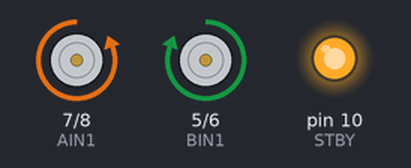
The sketch below on a simulated Arduino Uno, built with avr-gcc and run on an emulated ATmega328P. On the bench: motor-driver pin pairs drawn as motors (green arrow = first pin HIGH = forward, orange = second pin HIGH = backward, longer = more drive, scaled by the enable pin, stopped while the standby pin is LOW), output pins drawn as LEDs (lit = HIGH).

Above: at 1.2 s.
At 4.7 s:
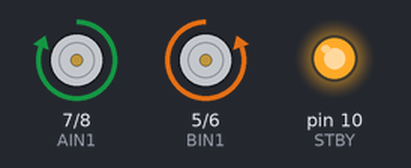
At 8.5 s:
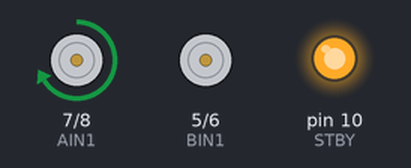
At 12.5 s:
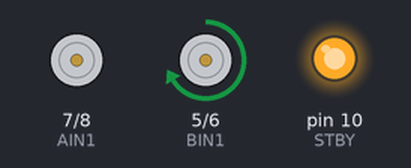
At 18.0 s:
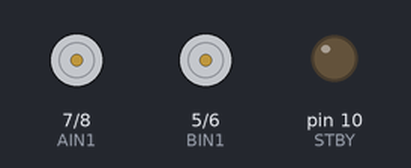
Timing chart, 0 to 19.5 s (numbered marks = the images above):
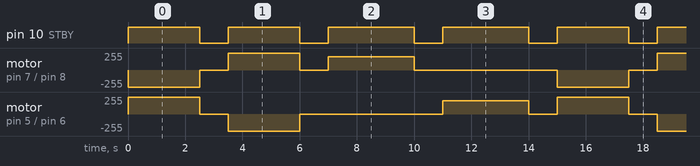

The sketch:

LinkItOne_BasicMotorTest.ino
```cpp
//@CarmelitoA 10-Nov-2015 basic Obstacle Avoiding Robot (part 1-testing turns once you have put the circuit together)
//using LinkIt One(http://www.seeedstudio.com/depot/LinkIt-ONE-p-2017.html) and Sparkfun Motor driver(https://www.sparkfun.com/products/9457)

//Motor driver and LinkIt One connections
int STBY = 10; //standby

//Motor A - Left
int PWMA = 3; //PWM pin for Speed control
int AIN1 = 7; //Direction
int AIN2 = 8; //Direction

//Motor B - Right
int PWMB = 9; //PWM pin for Speed control
int BIN1 = 5; //Direction
int BIN2 = 6; //Direction


void setup(){
  pinMode(STBY, OUTPUT);

  pinMode(PWMA, OUTPUT);
  pinMode(AIN1, OUTPUT);
  pinMode(AIN2, OUTPUT);

  pinMode(PWMB, OUTPUT);
  pinMode(BIN1, OUTPUT);
  pinMode(BIN2, OUTPUT);
}

void loop(){
  //moving foward move(speed,direction) - F - foward
  move(255,'F');
  delay(2500);//run for 2.5 second
  stop(); //stop
  delay(1000); //stop for 1 second

  //Moving backward
  move(255,'B');
  delay(2500); //run for 2.5 second
  stop();
  delay(1000);

  //Turning with single wheel movement
  turn(200,'L');//turning left  turn(speed,directionToTurn) - L - left
  delay(3000);
  stop(); //stop
  delay(1000); //hold for 250ms until move again

  turn(200,'R');//turning Right
  delay(3000);
  stop();
  delay(1000);
}


void turn(int speed,char side){ //CJATODO also try and add foward and back direction for the turn
  digitalWrite(STBY, HIGH);//enable the standby pin
  if(side == 'L'){ //left turn
    digitalWrite(AIN1, HIGH);
    digitalWrite(AIN2, LOW);
    analogWrite(PWMA, speed);
    digitalWrite(BIN1, LOW); //Stop motor B
    digitalWrite(BIN2, LOW);
    analogWrite(PWMB, speed);
  }else{ //Right turn
    digitalWrite(AIN1, LOW);//Stop motor A
    digitalWrite(AIN2, LOW);
    analogWrite(PWMA, speed);
    digitalWrite(BIN1, HIGH);
    digitalWrite(BIN2, LOW);
    analogWrite(PWMB, speed);
  }

}

void move(int speed,char moveDirection){
digitalWrite(STBY, HIGH);//enable the standby pin
  if(moveDirection =='B'){
      digitalWrite(AIN1, HIGH);
      digitalWrite(AIN2, LOW);
      analogWrite(PWMA, speed);
      digitalWrite(BIN1, LOW);
      digitalWrite(BIN2, HIGH);
      analogWrite(PWMB, speed);

  }else{
      digitalWrite(AIN1, LOW);
      digitalWrite(AIN2, HIGH);
      analogWrite(PWMA, speed);
      digitalWrite(BIN1, HIGH);
      digitalWrite(BIN2, LOW);
      analogWrite(PWMB, speed);
  }
}

void stop(){
//enable standby
  digitalWrite(STBY, LOW);
}
```

Measured:
- by itself, pin 10 (STBY): repeats every 15.0 s: LOW 1.0 s, HIGH 2.5 s, 2 × (LOW 1.0 s, HIGH 3.0 s), LOW 1.0 s, HIGH 2.5 s
- by itself, motor on pin 7 (AIN1) / pin 8 (AIN2): repeats every 15.0 s: stopped 1.0 s, forward 255/255 2.5 s, stopped 1.0 s, forward 200/255 3.0 s, stopped 5.0 s, backward 255/255 2.5 s
- by itself, motor on pin 5 (BIN1) / pin 6 (BIN2): repeats every 15.0 s: stopped 1.0 s, backward 255/255 2.5 s, stopped 5.0 s, forward 200/255 3.0 s, stopped 1.0 s, forward 255/255 2.5 s
